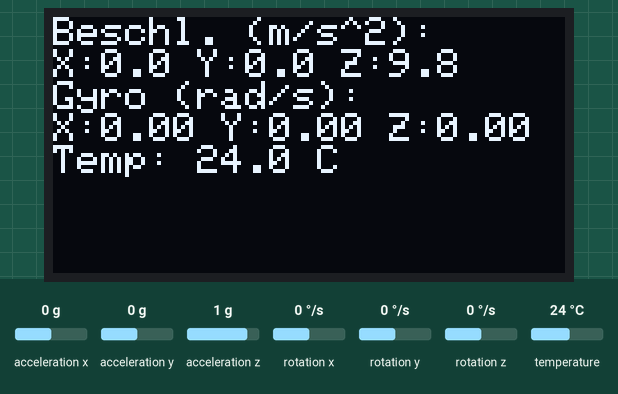
Recording of a sketch running on a simulated ESP32. On the bench: 128×64 one-colour display. The inputs (shaded band) are chosen by the test bench; at power-on: acceleration x 0 g, acceleration y 0 g, acceleration z 1 g, rotation x 0 °/s, rotation y 0 °/s, rotation z 0 °/s, temperature 24 °C. What the sketch prints to the serial monitor is not drawn.

Above: at 2.3 s.
2.4 s: acceleration x set to -1.4 g
At 3.4 s:
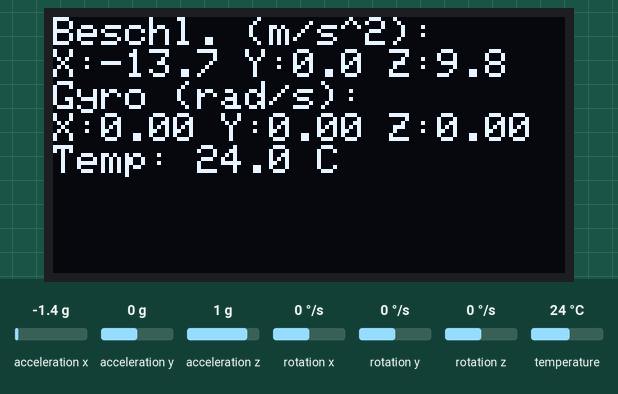
4.0 s: acceleration y set to -1.4 g
At 4.6 s:
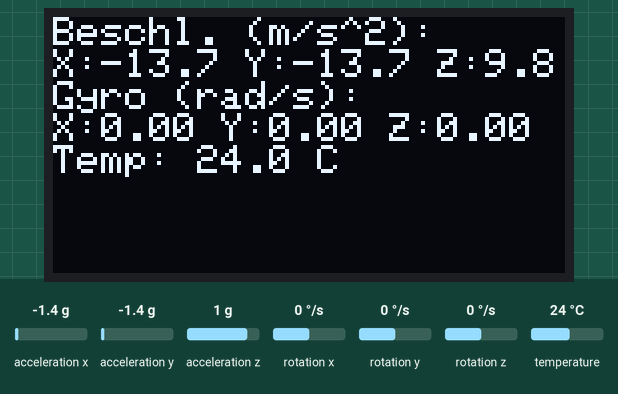
5.5 s: acceleration z set to -1.4 g
At 6.8 s:
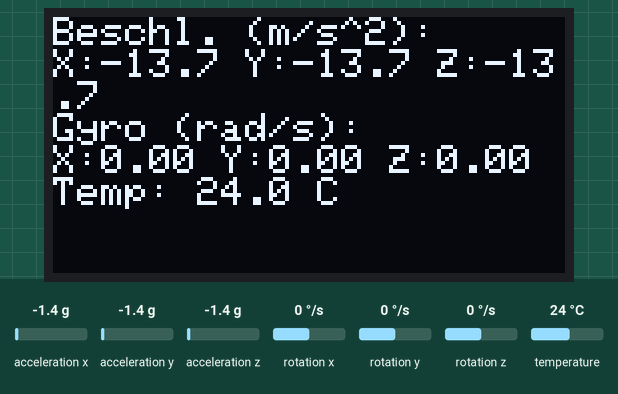
7.1 s: rotation x set to -192 °/s
At 8.2 s:
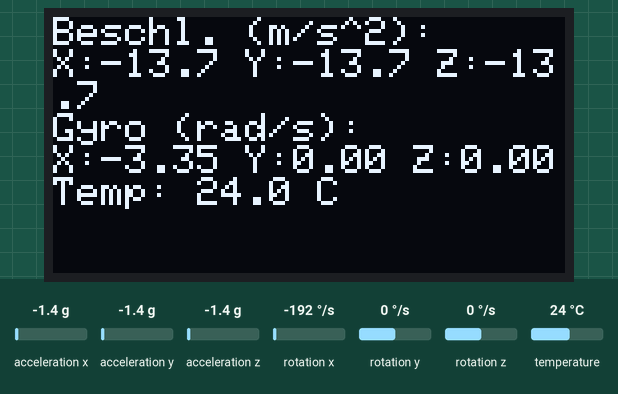
8.6 s: rotation y set to -192 °/s
At 9.4 s:
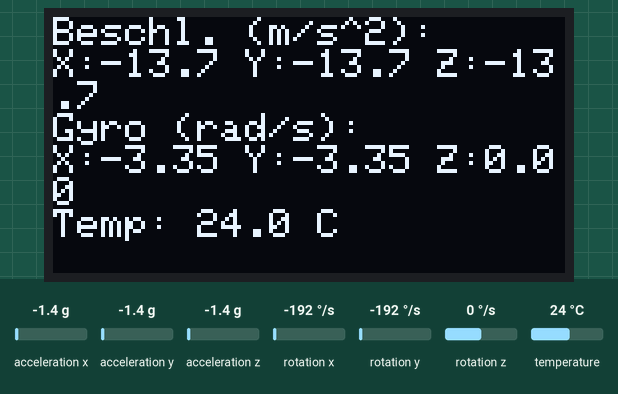
10.1 s: rotation z set to -192 °/s
At 10.6 s:
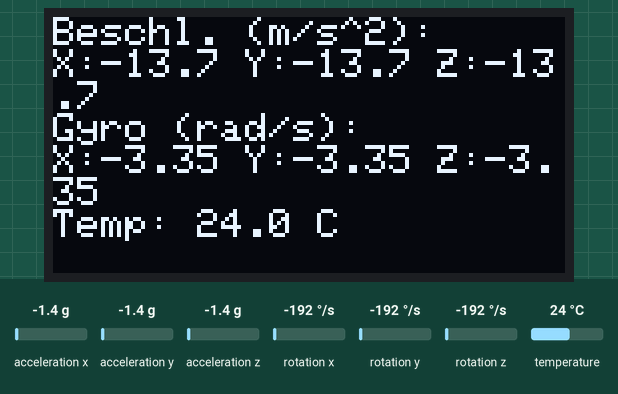
Timing chart, 0 to 12.7 s (numbered marks = the images above; inputs shaded):
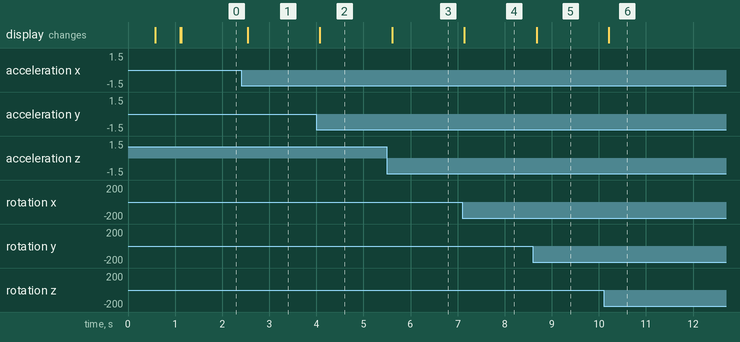

The sketch:

ESP32_Roboter_Auto_MPU6050_Sensor.ino
```cpp
/***************************************************
 * Author: Ingmar Stapel
 * Website: www.custom-build-robots.com
 * Date: 2025-05-27
 * Version: 1.9
 * Description:
 *
 * Dieses ESP32-Programm liest Daten von einem MPU6050 Sensor aus,
 * der Beschleunigung, Drehrate (Gyroskop) und Temperatur misst.
 * Die Messwerte für alle drei Achsen der Beschleunigung (in m/s²),
 * des Gyroskops (in rad/s) sowie die Temperatur (in °C)
 * werden auf einem SSD1306 I2C OLED-Display dargestellt.
 * Das Programm verwendet die Adafruit MPU6050, Adafruit Sensor,
 * Adafruit GFX und Adafruit SSD1306 Bibliotheken. Die Anzeige
 * der Daten wird etwa alle 100 Millisekunden aktualisiert.
 * Serielle Ausgaben unterstützen das Debugging und zeigen den
 * Initialisierungsstatus der Komponenten an.
 *
 * Hardware-Setup:
 * - ESP32 Mikrocontroller
 * - MPU6050 Sensor Modul (I2C)
 * - SSD1306 OLED Display (I2C, typ. Adresse 0x3C)
 * - I2C SDA: Standard ESP32 I2C Pin (z.B. GPIO 21)
 * - I2C SCL: Standard ESP32 I2C Pin (z.B. GPIO 22)
 *
 ****************************************************/
/// Bibliotheken, die verwendet werden:
// - Wire.h: Für die I2C-Kommunikation.
// - Adafruit_MPU6050.h: Bibliothek für den MPU6050 Sensor.
// - Adafruit_Sensor.h: Basis-Sensorbibliothek von Adafruit (Abhängigkeit für Adafruit_MPU6050).
// - Adafruit_GFX.h: Basis-Grafikbibliothek für das OLED-Display.
// - Adafruit_SSD1306.h: Bibliothek für das SSD1306 OLED-Display.

#include <Wire.h>
#include <Adafruit_MPU6050.h>
#include <Adafruit_Sensor.h>
#include <Adafruit_GFX.h>
#include <Adafruit_SSD1306.h>

// MPU6050 Sensor Objekt
Adafruit_MPU6050 mpu;

// OLED Display Einstellungen
#define SCREEN_WIDTH 128 // OLED Display Breite in Pixeln
#define SCREEN_HEIGHT 64 // OLED Display Höhe in Pixeln
#define OLED_RESET -1    // Reset Pin (oder -1, wenn nicht verwendet/geteilt)
// Standard I2C Adresse für viele SSD1306 Displays ist 0x3C
#define OLED_ADDRESS 0x3C
Adafruit_SSD1306 display(SCREEN_WIDTH, SCREEN_HEIGHT, &Wire, OLED_RESET);

void setup() {
  // Serielle Kommunikation für Debugging starten
  Serial.begin(115200);
  while (!Serial) {
    delay(10); // Warte bis die serielle Verbindung steht (für einige Boards nötig)
  }
  Serial.println("MPU6050 & SSD1306 Testprogramm");

  // I2C-Bus initialisieren (Standardpins des ESP32 für SDA, SCL)
  Wire.begin();

  // OLED-Display initialisieren
  Serial.println("Initialisiere OLED Display...");
  if(!display.begin(SSD1306_SWITCHCAPVCC, OLED_ADDRESS)) {
    Serial.println(F("Fehler: SSD1306 Allokierung fehlgeschlagen oder Display nicht gefunden!"));
    // Programm anhalten, wenn das Display nicht initialisiert werden kann.
    // Eine Nachricht auf dem OLED ist hier nicht möglich.
    while (1) delay(10);
  }
  Serial.println("OLED Display erfolgreich initialisiert.");
  display.clearDisplay();
  display.setTextColor(SSD1306_WHITE);
  display.setTextSize(1);
  display.setCursor(0,0);
  display.println("OLED OK");
  display.display();
  delay(500); // Kurze Anzeige der Initialisierungsnachricht

  // MPU-6050 initialisieren
  Serial.println("Initialisiere MPU6050 Sensor...");
  if (!mpu.begin()) {
    Serial.println("Fehler: MPU6050 nicht gefunden! Verkabelung prüfen.");
    // Fehlermeldung auf OLED ausgeben, falls Display funktioniert
    display.clearDisplay();
    display.setCursor(0,0);
    display.println("MPU6050 Fehler:");
    display.println("Nicht gefunden!");
    display.display();
    // Programm anhalten
    while (1) {
      delay(10);
    }
  }
  Serial.println("MPU6050 erfolgreich initialisiert!");
  display.clearDisplay();
  display.setCursor(0,0);
  display.println("MPU6050 OK");
  display.display();
  delay(500);

  // Fortgeschrittene Einstellungen für MPU6050 sind optional und hier nicht implementiert.
  // Beispiele (bei Bedarf einkommentieren und anpassen):
  // mpu.setAccelerometerRange(MPU6050_RANGE_8_G);
  // mpu.setGyroRange(MPU6050_RANGE_500_DEG);
  // mpu.setFilterBandwidth(MPU6050_BAND_21_HZ);

  Serial.println("Setup abgeschlossen. Starte Messungen...");
  display.clearDisplay(); // Display für Messwerte vorbereiten
  display.display();
}

void loop() {
  // Sensor-Events für Beschleunigung, Gyroskop und Temperatur erstellen
  sensors_event_t a, g, temp;
  // Neue Sensor-Events vom MPU6050 auslesen
  mpu.getEvent(&a, &g, &temp);

  // Display leeren und Text-Setup für neue Ausgabe
  display.clearDisplay();
  display.setTextSize(1);
  display.setTextColor(SSD1306_WHITE);
  display.setCursor(0,0); // Startposition oben links

  // Beschleunigungswerte anzeigen
  display.println("Beschl. (m/s^2):");
  display.print("X:");
  display.print(a.acceleration.x, 1); // 1 Nachkommastelle
  display.print(" Y:");
  display.print(a.acceleration.y, 1);
  display.print(" Z:");
  display.println(a.acceleration.z, 1); // println für Zeilenumbruch nach Z

  // Gyroskopwerte anzeigen
  // Neue Zeile durch println oben, oder Cursor manuell setzen
  // display.setCursor(0,18); // Ungefähre Y-Position für nächste Sektion
  display.println("Gyro (rad/s):");
  display.print("X:");
  display.print(g.gyro.x, 2); // 2 Nachkommastellen
  display.print(" Y:");
  display.print(g.gyro.y, 2);
  display.print(" Z:");
  display.println(g.gyro.z, 2); // println für Zeilenumbruch nach Z

  // Temperaturwert anzeigen
  // display.setCursor(0,36); // Ungefähre Y-Position für nächste Sektion
  display.print("Temp: ");
  display.print(temp.temperature, 1); // 1 Nachkommastelle
  display.println(" C");

  // Alle vorbereiteten Daten auf dem OLED anzeigen
  display.display();

  // Optionale serielle Ausgabe für detaillierteres Debugging
  // Serial.println("--- Sensorwerte ---");
  // Serial.print("Beschleunigung X: "); Serial.print(a.acceleration.x, 1);
  // Serial.print(" m/s^2, Y: "); Serial.print(a.acceleration.y, 1);
  // Serial.print(" m/s^2, Z: "); Serial.print(a.acceleration.z, 1); Serial.println(" m/s^2");
  //
  // Serial.print("Gyroskop X: "); Serial.print(g.gyro.x, 2);
  // Serial.print(" rad/s, Y: "); Serial.print(g.gyro.y, 2);
  // Serial.print(" rad/s, Z: "); Serial.print(g.gyro.z, 2); Serial.println(" rad/s");
  //
  // // Umrechnung Gyroskop von rad/s in Grad/s für serielle Ausgabe: Wert * (180/M_PI)
  // Serial.print("Gyroskop (Grad/s) X: "); Serial.print(g.gyro.x * (180/M_PI), 2);
  // Serial.print(", Y: "); Serial.print(g.gyro.y * (180/M_PI), 2);
  // Serial.print(", Z: "); Serial.println(g.gyro.z * (180/M_PI), 2);
  //
  // Serial.print("Temperatur: "); Serial.print(temp.temperature, 1); Serial.println(" C");
  // Serial.println("---------------------");

  // Kurze Pause zwischen den Messungen (ca. alle 100 Millisekunden)
  delay(100);
}
```

Measured:
- after the input at 2.4 s, the display: changes after 0.14 s (image 1)
- after the input at 4.0 s, the display: changes after 0.08 s (image 2)
- after the input at 5.5 s, the display: changes after 0.11 s (image 3)
- after the input at 7.1 s, the display: changes at once (image 4)
- after the input at 8.6 s, the display: changes after 0.08 s (image 5)
- after the input at 10.1 s, the display: changes after 0.11 s (image 6)
